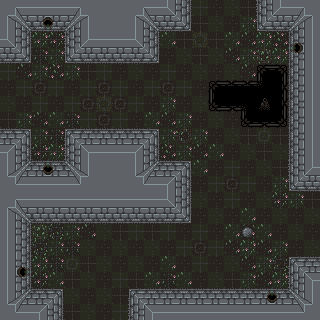

Below is a game level as drawn by its tile map, then a one-line description and the .tmx file that defines it, in full:
An orthogonal 20x20 tile map with 16x16 px tiles, 1 tile layer (Tile Layer 1).

<map version="1.2" tiledversion="1.2.3" orientation="orthogonal" renderorder="right-down" width="20" height="20" tilewidth="16" tileheight="16" infinite="0" nextlayerid="2" nextobjectid="1">
 <tileset firstgid="1" source="Basic Tileset Inside.tsx" />
 <layer id="1" name="Tile Layer 1" width="20" height="20">
  <data encoding="csv">
1,2,41,41,3,4,43,43,1,2,39,40,92,81,91,82,37,38,3,4,
17,18,11,12,19,20,43,43,17,18,55,56,82,91,81,94,53,54,19,20,
39,40,96,86,37,38,41,41,39,40,93,82,75,82,93,83,96,85,14,42,
55,56,84,94,53,54,9,9,55,56,81,91,82,91,83,94,69,96,30,42,
92,83,94,85,94,82,92,81,91,81,92,81,91,81,91,83,71,73,10,42,
81,92,66,92,81,92,66,92,81,92,66,92,81,71,72,72,122,89,10,42,
91,81,92,81,92,66,75,66,92,81,94,81,91,103,104,120,74,89,10,42,
82,94,83,93,84,92,66,92,81,93,83,94,81,91,81,103,104,105,10,42,
7,8,94,84,5,6,26,26,7,8,94,67,94,81,91,82,76,82,10,42,
23,24,86,96,21,22,58,58,23,24,85,94,83,93,81,91,82,91,10,42,
33,34,27,28,35,36,43,43,33,34,7,8,93,81,92,81,91,82,37,38,
49,50,58,58,51,52,43,43,49,50,23,24,81,92,66,92,81,94,53,54,
1,2,41,41,41,41,41,41,41,41,39,40,91,81,92,81,91,86,94,82,
17,18,9,9,9,9,9,9,9,9,55,56,81,91,81,93,81,91,81,91,
57,25,79,70,94,83,91,82,92,82,92,81,92,81,93,98,93,81,91,81,
57,25,70,94,84,91,81,91,81,91,81,92,66,92,83,96,83,94,81,91,
57,13,96,84,76,82,91,81,91,81,93,81,92,81,91,83,94,68,5,6,
57,29,86,93,82,91,81,92,82,93,84,93,81,91,82,94,83,96,21,22,
33,34,7,8,91,81,91,82,5,26,26,26,26,26,26,26,27,28,35,36,
49,50,23,24,82,91,81,92,21,22,58,58,58,58,58,58,58,58,51,52
</data>
 </layer>
</map>
